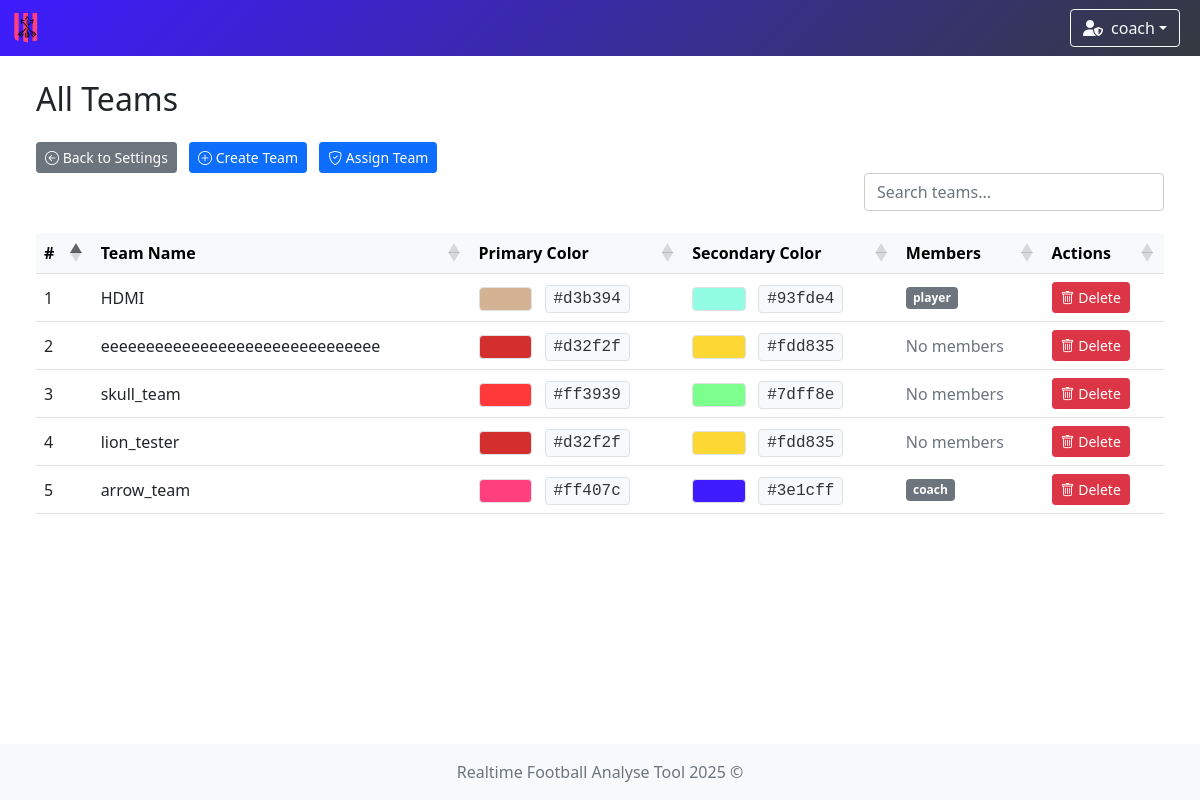
Before: /team/list (signed in) with the older database file.
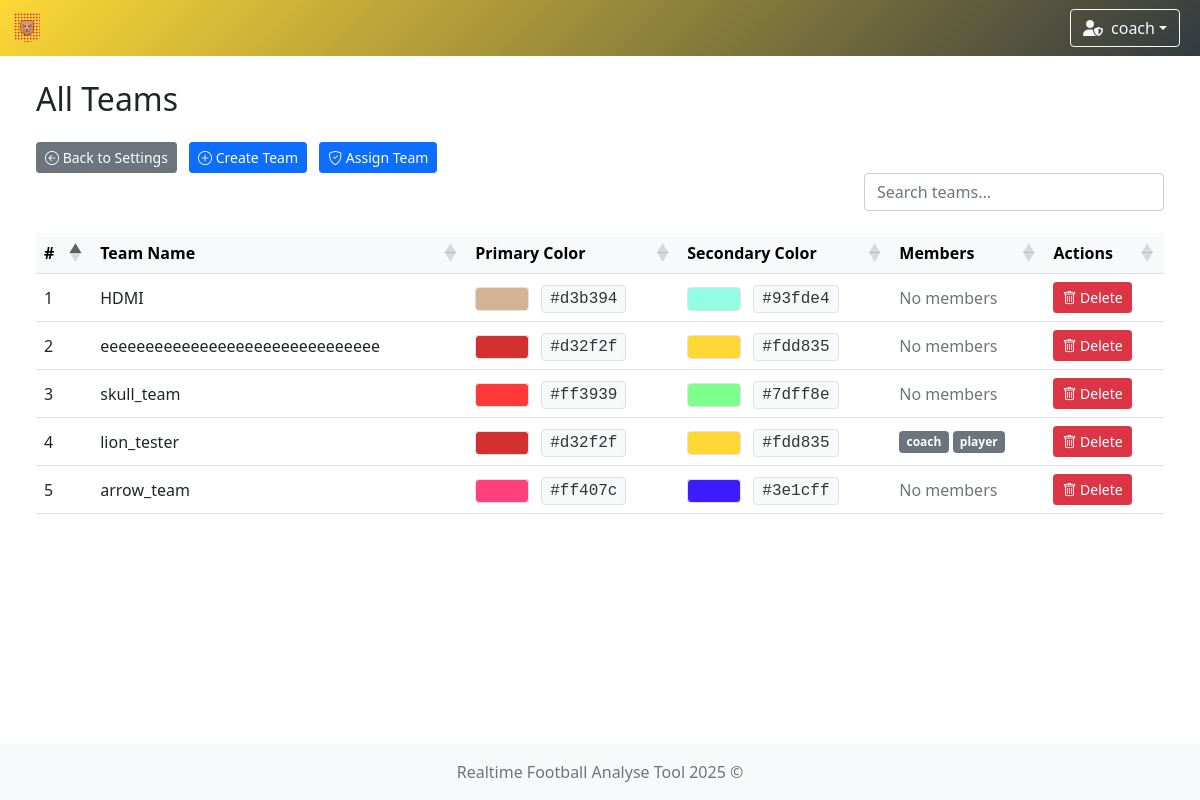
After: the same page with the newer database file.
### app/models/team.py (models this page shows)
class TeamModel(db.Model):
    __tablename__ = 'teams'
    id = db.Column(db.Integer, primary_key=True)
    name = db.Column(db.String(100), nullable=False, unique=True)  # prevent duplicate team names
    icon = db.Column(db.String(300), nullable=False)  # longer path for future-proofing
    primary_color = db.Column(db.String(20), nullable=False)
    secondary_color = db.Column(db.String(20), nullable=False)

### app/models/user.py (models this page shows)
class UserModel(db.Model, UserMixin):
    __tablename__ = 'user'
    id = db.Column(db.Integer, primary_key=True)
    username = db.Column(db.String(80), unique=True, nullable=False)
    password = db.Column(db.String(120), nullable=False)
    role = db.Column(db.String(10), nullable=False, default='user')
    team_id = db.Column(db.Integer, db.ForeignKey('teams.id'))
    team = db.relationship('TeamModel', backref='users')

### app/controllers/team.py (the view)
@team_bp.route('/list')
def list_all_teams():
    teams = TeamModel.query.all()
    team_ids = [team.id for team in teams]
    if not team_ids:
        return render_template(
            'team/show_teams.html',
            teams=[],
            team_members={}
        )
    users = UserModel.query.filter(UserModel.team_id.in_(team_ids)).all()
    team_members = {}
    for user in users:
        team_members.setdefault(user.team_id, []).append(user)
    return render_template(
        'team/show_teams.html',
        teams=teams,
        team_members=team_members
    )

### app/controllers/user.py (called while the page is built)
    @staticmethod
    def load_user(user_id):
        return UserModel.query.get(int(user_id))

### run.py (called while the page is built)
    def _inject_context(self) -> None:
        @self.app.context_processor
        def inject_teams() -> dict:
            try:
                teams = TeamModel.query.all()
                return dict(teams=teams)
            except Exception as e:
                print(f"[!] Error injecting teams: {str(e)} ({type(e).__name__})")
                return dict(teams=[])

### app/templates/team/show_teams.html (shortened to what this page needs)
{% extends "system/base.html" %}
{% block content %}
<div class="container-fluid">
    <div class="row mb-4">
        <div class="col d-flex justify-content-between align-items-center">
            <h2 class="mb-0">All Teams</h2>
        </div>
    </div>
    <div>
        <a href="{{ url_for('settings') }}" class="btn btn-sm btn-secondary">
            <i class="bi bi-arrow-left-circle"></i> Back to Settings
        </a>
        {% if current_user.role == 'admin' %}
            <a href="{{ url_for('team.create_team') }}" class="btn btn-sm btn-primary">
                <i class="bi bi-plus-circle"></i> Create Team
            </a>
            <a href="{{ url_for('assign_team.assign_team') }}" class="btn btn-sm btn-primary">
                <i class="bi bi-shield-check"></i> Assign Team
            </a>
        {% endif %}
    </div>
    <div class="row mb-3">
        <div class="col d-flex justify-content-end">
            <input type="text" id="customSearch" class="form-control custom-search" placeholder="Search teams...">
        </div>
    </div>
    <div class="table-responsive">
        <table id="teamTable" class="table table-hover align-middle mb-0">
            <thead class="table-light">
            <tr>
                <th>#</th>
                <th>Team Name</th>
                <th>Primary Color</th>
                <th>Secondary Color</th>
                <th>Members</th>
                {% if current_user.role == 'admin' %}
                    <th>Actions</th>
                {% endif %}
            </tr>
            </thead>
            <tbody>
            {% if teams and teams|length > 0 %}
                {% for team in teams %}
                    <tr>
                        <td>{{ loop.index }}</td>
                        <td>{{ team.name }}</td>
                        <td>
                            {% set color = team.primary_color|lower %}
                            {% set badge_text_color = '#000' if color.startswith('#fff') or color == '' or color is none else '#fff' %}
                            <span class="badge border" style="background-color: {{ team.primary_color }}; color: {{ badge_text_color }};">
                            </span>
                            <span class="ms-2 px-2 py-1 border rounded" style="background-color: #f8f9fa; color: #333; font-family: monospace;">
                                {{ team.primary_color }}
                            </span>
                        </td>
                        <td>
                            {% set sec = team.secondary_color|lower %}
                            {% set sec_text = '#000' if sec.startswith('#fff') or sec == '' or sec is none else '#fff' %}
                            <span class="badge border" style="background-color: {{ team.secondary_color }}; color: {{ sec_text }};">
                            </span>
                            <span class="ms-2 px-2 py-1 border rounded" style="background-color: #f8f9fa; color: #333; font-family: monospace;">
                                {{ team.secondary_color }}
                            </span>
                        </td>
                        <td>
                            {% set members = team_members.get(team.id, []) %}
                            {% if members %}
                                <div class="d-flex flex-wrap gap-1">
                                    {% for user in members %}
                                        <span class="badge bg-secondary">{{ user.username }}</span>
                                    {% endfor %}
                                </div>
                            {% else %}
                                <span class="text-muted">No members</span>
                            {% endif %}
                        </td>
                        {% if current_user.role == 'admin' %}
                            <td>
                                <button type="button" class="btn btn-danger btn-sm"
                                        data-bs-toggle="modal"
                                        data-bs-target="#deleteModal"
                                        data-team-id="{{ team.id }}"
                                        data-team-name="{{ team.name }}">
                                    <i class="bi bi-trash"></i> Delete
                                </button>
                            </td>
                        {% endif %}
                    </tr>
                {% endfor %}
            {% endif %}
            </tbody>
        </table>
    </div>
</div>
{% endblock %}

### app/templates/system/base.html (shortened to what this page needs)
<!DOCTYPE html>
<html lang="en">
<head>
    <link href="https://cdn.jsdelivr.net/npm/bootstrap@5.1.3/dist/css/bootstrap.min.css" rel="stylesheet"/>
    <link rel="stylesheet" href="https://cdn.jsdelivr.net/npm/bootstrap-icons@1.11.3/font/bootstrap-icons.css"/>
    <link rel="stylesheet" href="https://cdnjs.cloudflare.com/ajax/libs/font-awesome/6.5.0/css/all.min.css"/>
    <link rel="stylesheet" href="https://cdn.datatables.net/1.13.6/css/dataTables.bootstrap5.min.css"/>
    <link rel="stylesheet" href="{{ url_for('static', filename='styles.css') }}"/>
</head>
<body class="{% block body_class %}{% endblock %}">
{% if current_user.is_authenticated %}
    <nav class="navbar navbar-expand-lg navbar-dark"
         style="
         {% if session.team_id %}
             {% for team in teams %}
                 {% if team.id == session.team_id %}
                     background: linear-gradient(135deg, {{ team.secondary_color }}, #343a40);
                 {% endif %}
             {% endfor %}
         {% else %}
             background: linear-gradient(135deg, #4b6cb7, #182848);
         {% endif %}
         ">
        <div class="container-fluid position-relative">
            <a class="navbar-brand d-flex align-items-center" href="{{ url_for('index') }}">
                {% if session.team_id %}
                    {% for team in teams %}
                        {% if team.id == session.team_id %}
                            <img class="team-logo" src="{{ team.icon }}" alt="{{ team.name }} logo"
                                 style="height:30px; margin-right:8px;"/>
                        {% endif %}
                    {% endfor %}
                {% else %}
                    <a href="{{ url_for('game_options') }}" class="btn btn-outline-light me-2" title="Home">
                        <i class="fas fa-home"></i>
                    </a>
                {% endif %}
            </a>
            <div class="ms-auto d-flex align-items-center">
                <div class="dropdown me-2">
                    <button class="btn btn-outline-light dropdown-toggle d-flex align-items-center" type="button"
                            id="userDropdown" data-bs-toggle="dropdown" aria-expanded="false">
                        {% if current_user.role == 'admin' %}
                            <i class="fas fa-user-shield me-2"></i>
                        {% else %}
                            <i class="fas fa-user me-2"></i>
                        {% endif %}
                        {{ current_user.username }}
                    </button>
                </div>
            </div>
        </div>
    </nav>
{% endif %}
<div class="content-wrapper">
    <div class="container-fluid mt-4 px-4">
        <div id="toast-container" class="toast-container position-fixed bottom-0 end-0 p-3" style="z-index: 1100;">
        </div>
        {% block content %}{% endblock %}
    </div>
</div>
<footer class="footer mt-auto py-3 bg-light">
    <div class="container text-center">
        <span class="text-muted">Realtime Football Analyse Tool 2025 ©</span>
    </div>
</footer>
</body>
</html>

### app/static/styles.css (style rules this page uses)
.navbar { transition: background-color 0.5s ease; }
.team-logo { animation: fadeIn 0.5s ease, pulse 1s ease-in-out; }
html, body { height: 100%; margin: 0; padding: 0; }
body { display: flex; flex-direction: column; min-height: 100vh; }
.content-wrapper { flex: 1 0 auto; }
.footer { flex-shrink: 0; background-color: #f8f9fa; padding: 1rem 0; margin-top: auto; }
.table-responsive { margin-top: 0 !important; overflow-x: auto; }
.btn + .btn { margin-left: 0.5rem; }
.table-responsive { overflow-x: auto; }
.table th, .table td { white-space: nowrap; padding: 0.5rem; }
.table thead th { background-color: #f8f9fa; font-weight: bold; }

### app/templates/team/show_teams.html (style rules this page uses)
.table-responsive { overflow-x: auto; }
.table th, .table td { white-space: nowrap; padding: 0.5rem; }
.custom-search { max-width: 300px; background-color: transparent; border: 1px solid #ccc; transition: border-color 0.3s ease; }
.badge { font-size: 0.75rem; padding: 0.4em 0.6em; }

Changed rows visible on the page:
changed TeamModel "lion_tester": gains UserModel (username "coach"); gains UserModel (username "player"); no longer shows "No members"
changed TeamModel "HDMI": loses UserModel (username "player"); now shows "No members"
changed TeamModel "arrow_team": loses UserModel (username "coach"); now shows "No members"
